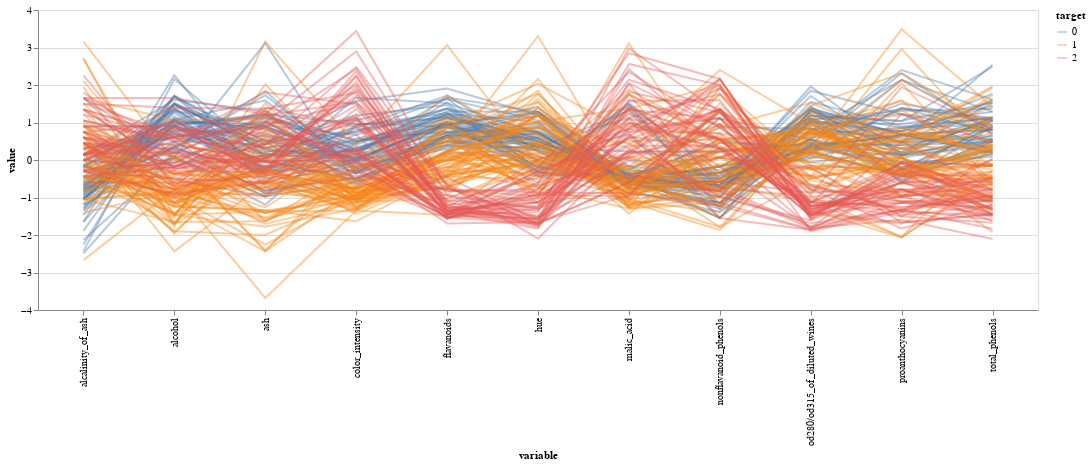

Here is the notebook cell this chart was saved with:
### Code cell
chart_parallel_scaled_wine = create_parallel_chart (scaled_data_wine.drop (['proline', 'magnesium'], axis = 1))
chart_parallel_scaled_wine

### Figure 1 — Vega-Lite specification as saved in the notebook (floating-point values rounded to 4 significant figures; data arrays with more than 128 entries replaced by an {"elided": "..."} marker saying what was removed)
{"config": {"view": {"continuousWidth": 400, "continuousHeight": 300}}, "data": {"name": "data-73f3a697d50a48b7436bec681e97ca6b"}, "mark": "line", "encoding": {"color": {"type": "nominal", "field": "target"}, "detail": {"type": "nominal", "field": "index"}, "opacity": {"value": 0.4}, "x": {"type": "nominal", "field": "variable"}, "y": {"type": "quantitative", "field": "value"}}, "width": 1000, "$schema": "https://vega.github.io/schema/vega-lite/v4.8.1.json", "datasets": {"data-73f3a697d50a48b7436bec681e97ca6b": {"elided": "1958 records"}}}
